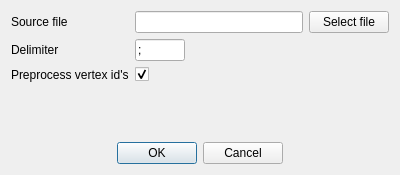
<?xml version="1.0" encoding="UTF-8"?>
<ui version="4.0">
 <class>ImportDialog</class>
 <widget class="QDialog" name="ImportDialog">
  <property name="geometry">
   <rect>
    <x>0</x>
    <y>0</y>
    <width>400</width>
    <height>175</height>
   </rect>
  </property>
  <property name="sizePolicy">
   <sizepolicy hsizetype="Preferred" vsizetype="Expanding">
    <horstretch>0</horstretch>
    <verstretch>0</verstretch>
   </sizepolicy>
  </property>
  <property name="windowTitle">
   <string>Network import dialog</string>
  </property>
  <property name="modal">
   <bool>true</bool>
  </property>
  <layout class="QVBoxLayout" name="verticalLayout" stretch="0,0">
   <property name="spacing">
    <number>6</number>
   </property>
   <item>
    <layout class="QFormLayout" name="formLayout">
     <item row="0" column="0">
      <widget class="QLabel" name="label">
       <property name="text">
        <string>Source file</string>
       </property>
      </widget>
     </item>
     <item row="1" column="0">
      <widget class="QLabel" name="label_2">
       <property name="text">
        <string>Delimiter</string>
       </property>
      </widget>
     </item>
     <item row="2" column="0">
      <widget class="QLabel" name="label_3">
       <property name="text">
        <string>Preprocess vertex id's</string>
       </property>
      </widget>
     </item>
     <item row="0" column="1">
      <layout class="QHBoxLayout" name="horizontalLayout">
       <item>
        <widget class="QLineEdit" name="tbPath">
         <property name="minimumSize">
          <size>
           <width>100</width>
           <height>0</height>
          </size>
         </property>
        </widget>
       </item>
       <item>
        <widget class="QPushButton" name="btnSelectpath">
         <property name="text">
          <string>Select file</string>
         </property>
        </widget>
       </item>
      </layout>
     </item>
     <item row="1" column="1">
      <widget class="QLineEdit" name="tbDelimiter">
       <property name="maximumSize">
        <size>
         <width>50</width>
         <height>16777215</height>
        </size>
       </property>
       <property name="text">
        <string>;</string>
       </property>
       <property name="maxLength">
        <number>20</number>
       </property>
      </widget>
     </item>
     <item row="2" column="1">
      <widget class="QCheckBox" name="chbPreprocessIds">
       <property name="toolTip">
        <string>Preprocessing vertex ids will normalize those Id's to vaues from 0 to total (vertex count - 1)</string>
       </property>
       <property name="text">
        <string/>
       </property>
       <property name="checked">
        <bool>true</bool>
       </property>
      </widget>
     </item>
    </layout>
   </item>
   <item>
    <widget class="QDialogButtonBox" name="buttonBox">
     <property name="orientation">
      <enum>Qt::Horizontal</enum>
     </property>
     <property name="standardButtons">
      <set>QDialogButtonBox::Cancel|QDialogButtonBox::Ok</set>
     </property>
     <property name="centerButtons">
      <bool>true</bool>
     </property>
    </widget>
   </item>
  </layout>
 </widget>
 <resources/>
 <connections>
  <connection>
   <sender>buttonBox</sender>
   <signal>accepted()</signal>
   <receiver>ImportDialog</receiver>
   <slot>accept()</slot>
   <hints>
    <hint type="sourcelabel">
     <x>248</x>
     <y>254</y>
    </hint>
    <hint type="destinationlabel">
     <x>157</x>
     <y>274</y>
    </hint>
   </hints>
  </connection>
  <connection>
   <sender>buttonBox</sender>
   <signal>rejected()</signal>
   <receiver>ImportDialog</receiver>
   <slot>reject()</slot>
   <hints>
    <hint type="sourcelabel">
     <x>316</x>
     <y>260</y>
    </hint>
    <hint type="destinationlabel">
     <x>286</x>
     <y>274</y>
    </hint>
   </hints>
  </connection>
 </connections>
</ui>
